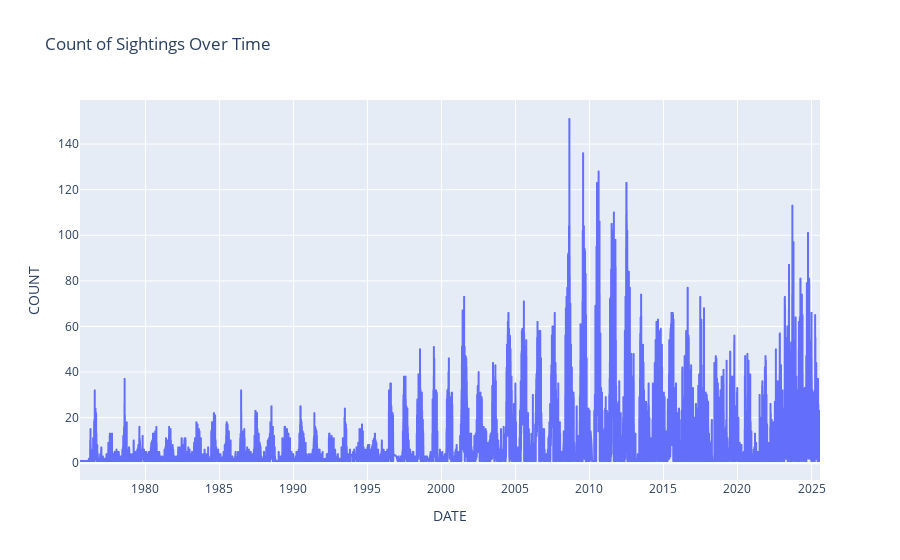
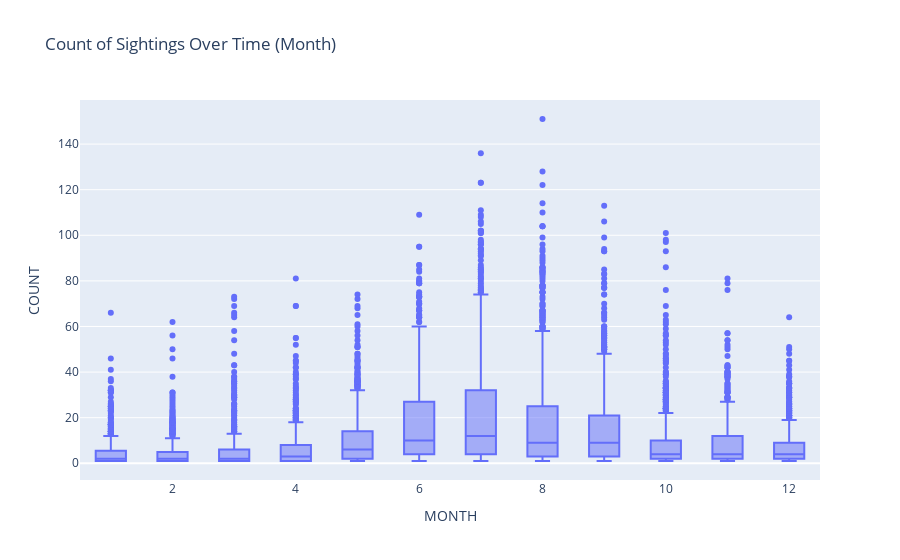

Notebook code cell kept with these figures, in order:
### Code cell
fig = px.line(
    sightings_counts, x="DATE", y="COUNT", title="Count of Sightings Over Time"
)
fig.show()

fig = px.box(
    sightings_counts, x="MONTH", y="COUNT", title="Count of Sightings Over Time (Month)"
)
fig.show()

### Figure 1 — Plotly figure (JSON) as saved in the notebook; plotly's stock layout.template omitted (floating-point values rounded to 4 significant figures; data arrays with more than 128 entries replaced by an {"elided": "..."} marker saying what was removed)
{"data": [{"hovertemplate": "DATE=%{x}<br>COUNT=%{y}<extra></extra>", "legendgroup": "", "line": {"color": "#636efa", "dash": "solid"}, "marker": {"symbol": "circle"}, "mode": "lines", "name": "", "showlegend": false, "type": "scattergl", "x": {"elided": "10400 str values"}, "xaxis": "x", "y": {"elided": "10400 int values"}, "yaxis": "y"}], "layout": {"legend": {"tracegroupgap": 0}, "title": {"text": "Count of Sightings Over Time"}, "xaxis": {"anchor": "y", "domain": [0, 1], "title": {"text": "DATE"}}, "yaxis": {"anchor": "x", "domain": [0, 1], "title": {"text": "COUNT"}}}}

### Figure 2 — Plotly figure (JSON) as saved in the notebook; plotly's stock layout.template omitted (floating-point values rounded to 4 significant figures; data arrays with more than 128 entries replaced by an {"elided": "..."} marker saying what was removed)
{"data": [{"alignmentgroup": "True", "hovertemplate": "MONTH=%{x}<br>COUNT=%{y}<extra></extra>", "legendgroup": "", "marker": {"color": "#636efa"}, "name": "", "notched": false, "offsetgroup": "", "orientation": "v", "showlegend": false, "type": "box", "x": {"elided": "10400 int values"}, "x0": " ", "xaxis": "x", "y": {"elided": "10400 int values"}, "y0": " ", "yaxis": "y"}], "layout": {"boxmode": "group", "legend": {"tracegroupgap": 0}, "title": {"text": "Count of Sightings Over Time (Month)"}, "xaxis": {"anchor": "y", "domain": [0, 1], "title": {"text": "MONTH"}}, "yaxis": {"anchor": "x", "domain": [0, 1], "title": {"text": "COUNT"}}}}
